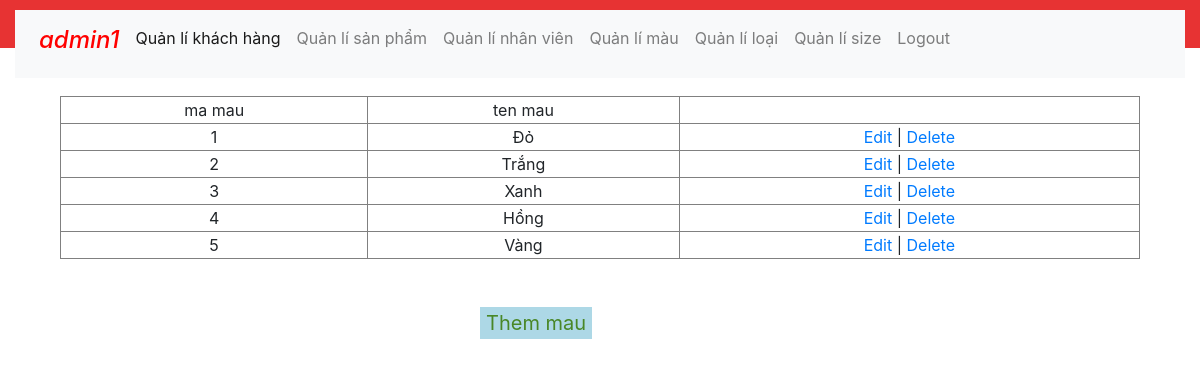
Screenshot of /admin/index.php?quanly=ql_mau (signed in) with the database file from the repository.
### tables this page shows
CREATE TABLE `mau` (
  `maMau` int(11) NOT NULL,
  `loaiMau` varchar(111) NOT NULL
);

### admin/index.php (called while the page is built, shortened)
<?php
 include('includes/header.php'); ?>
<?php
	include('functions/config.php');
?>
<?php include('includes/footer.php') ?>

### admin/functions/ql_mau.php (the view, shortened to what this page needs)
<div class="row">
	<div class="col-12">
		<?php
			$sql1 = "select * from mau";
			$query1 = mysqli_query($con, $sql1);
				?>
		 <table border="1" style="text-align: center;width: 90%; margin-left:5%">
		 	<tr>
		 		<td>ma mau</td>
		 		<td>ten mau</td>
		 		<td></td>
		 	</tr>
		 	<?php
		 		while($data = mysqli_fetch_array($query1))
		 		{
		 			echo '<tr>
		 				<td>'.$data["maMau"].'</td>
		 				<td>'.$data["loaiMau"].'</td>
		 				<td><a href="index.php?sua=edit_mau&id='.$data["maMau"].'">Edit</a> | <a href="index.php?quanly=ql_mau&id_delete='.$data["maMau"].'">Delete</a> </td>
		 			</tr>';
		 		}
		 	 ?>
		 </table>
		 <br/><br/>
		 <a href="index.php?them=add_mau"><button class="btnThem">Them mau</button></a>
	</div>
</div>

### admin/css/style.css (style rules this page uses)
.btnThem { background-color: lightblue; margin-left: 40%;color:#498727;border:0; font-size: 20px }

### rows the page displays
mau: maMau "1", loaiMau "Đỏ"
mau: maMau "2", loaiMau "Trắng"
mau: maMau "3", loaiMau "Xanh"
mau: maMau "4", loaiMau "Hồng"
mau: maMau "5", loaiMau "Vàng"

### other values shown
$_SESSION["nv"]["tenNhanVien"] "admin1"
